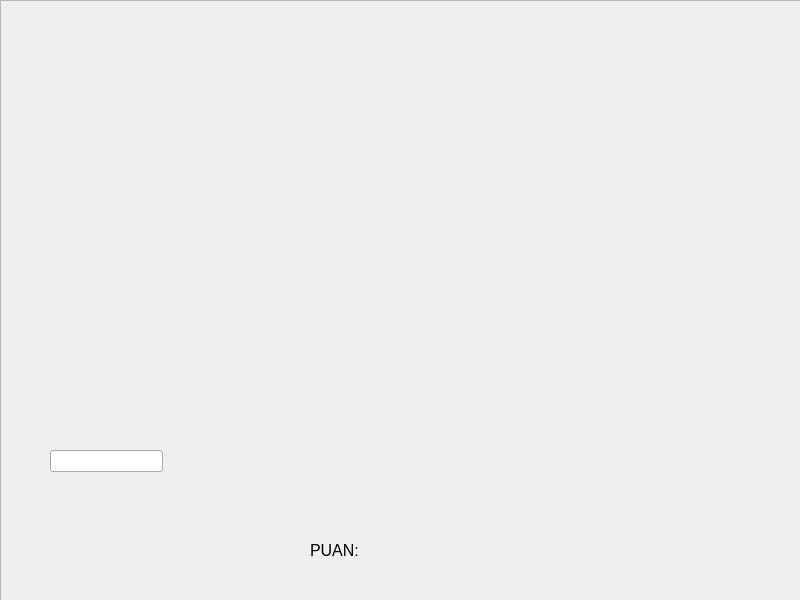
<?xml version="1.0" encoding="UTF-8"?>
<ui version="4.0">
 <class>MainWindow7</class>
 <widget class="QMainWindow" name="MainWindow7">
  <property name="geometry">
   <rect>
    <x>0</x>
    <y>0</y>
    <width>800</width>
    <height>600</height>
   </rect>
  </property>
  <property name="windowTitle">
   <string>MainWindow</string>
  </property>
  <widget class="QWidget" name="centralwidget">
   <widget class="QFrame" name="frame">
    <property name="geometry">
     <rect>
      <x>0</x>
      <y>0</y>
      <width>801</width>
      <height>601</height>
     </rect>
    </property>
    <property name="frameShape">
     <enum>QFrame::StyledPanel</enum>
    </property>
    <property name="frameShadow">
     <enum>QFrame::Raised</enum>
    </property>
    <widget class="QLabel" name="imglabel">
     <property name="geometry">
      <rect>
       <x>80</x>
       <y>30</y>
       <width>601</width>
       <height>351</height>
      </rect>
     </property>
     <property name="text">
      <string/>
     </property>
    </widget>
    <widget class="QLineEdit" name="input">
     <property name="geometry">
      <rect>
       <x>50</x>
       <y>450</y>
       <width>113</width>
       <height>22</height>
      </rect>
     </property>
     <property name="text">
      <string/>
     </property>
    </widget>
    <widget class="QLabel" name="cizgilabel">
     <property name="geometry">
      <rect>
       <x>260</x>
       <y>430</y>
       <width>321</width>
       <height>41</height>
      </rect>
     </property>
     <property name="text">
      <string/>
     </property>
    </widget>
    <widget class="QLabel" name="label">
     <property name="geometry">
      <rect>
       <x>310</x>
       <y>530</y>
       <width>151</width>
       <height>41</height>
      </rect>
     </property>
     <property name="font">
      <font>
       <family>Tahoma</family>
       <pointsize>12</pointsize>
      </font>
     </property>
     <property name="text">
      <string>PUAN:</string>
     </property>
    </widget>
   </widget>
  </widget>
 </widget>
 <resources/>
 <connections/>
</ui>
